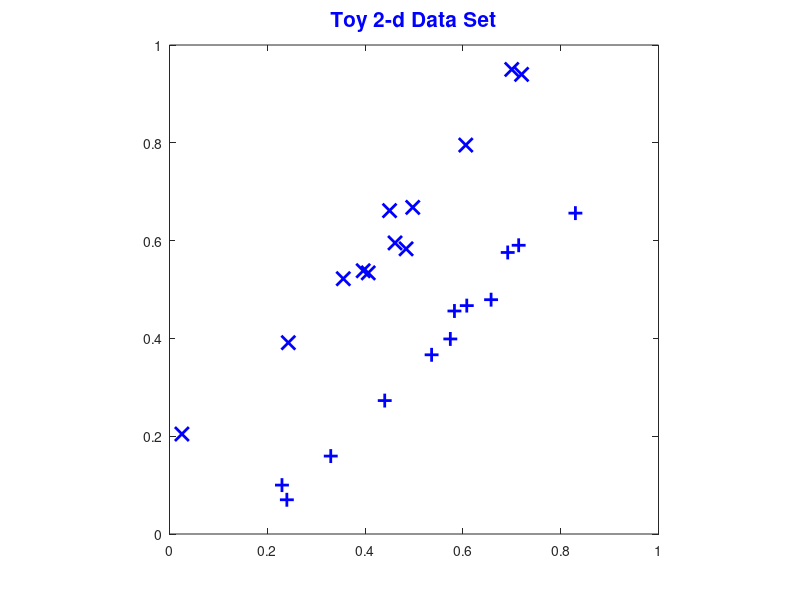

Write MATLAB code to recreate this figure. (Note: this script raises an error after producing the figure.)
disp('Running MATLAB script file ModesOfVarEg2d.m') ;
%
%    Makes 2d toy example demonstrating modes of variation
%    Raw Data
%    PCA Continuous Mode, Projected Mode, Equally Spaced Mode 
%    Mean Diff Continuous Mode, Projected Mode, Equally Spaced Mode 
%    DWD Continuous Mode, Projected Mode, Equally Spaced Mode 
%


%  Generate toy data
%
rng(64198246) ;
rng(64194709) ;
mu1 = [0.55; 0.4] ;
mu2 = [0.45; 0.6] ;
sig = [[0.03 ; 0.0295],[0.0295 ; 0.03]] ;
sigr = sqrtm(sig) ;
n1 = 10 ;
n2 = 10 ;
mdata1 = mu1 * ones(1,n1) + sigr * randn(2,n1) ;
mdata1 = [mdata1 [0.23; 0.1] [0.24; 0.07]] ;
mdata2 = mu2 * ones(1,n2) + sigr * randn(2,n2) ;
mdata2 = [mdata2 [0.70; 0.95] [0.72; 0.94]] ;


%  Make Raw Data Plot
%
figure(1) ;
clf ;
plot(mdata1(1,:),mdata1(2,:),'b+','LineWidth',2,'MarkerSize',10) ;
  hold on ;
    plot(mdata2(1,:),mdata2(2,:),'bx','LineWidth',2,'MarkerSize',10) ;
    title('Toy 2-d Data Set','FontSize',15,'Color','b') ;
  hold off ;
axis([0 1 0 1]) ;
axis square ;
print('-dpng','MOV2dRawData.png') ;


%  Compute PC1 Quantities
%
paramstruct = struct('npc',1, ...
                     'viout',[0 1 1 0 1],...
                     'iscreenwrite',1) ;
outstruct = pcaSM([mdata1 mdata2],paramstruct) ;
  meigvec = getfield(outstruct,'meigvec') ;
  vmean = getfield(outstruct,'vmean') ;
  mpc = getfield(outstruct,'mpc') ;
movcontends = [[vmean + meigvec] [vmean - meigvec]] ;
movproj = vmean + meigvec * mpc ;
esgrid = linspace(-1,1,21) ;
moves = vmean + meigvec * esgrid ;


%  Plot PC1 Mode - Continuous
%
figure(2) ;
clf ;
plot(mdata1(1,:),mdata1(2,:),'b+','LineWidth',2,'MarkerSize',10) ;
  hold on ;
    plot(mdata2(1,:),mdata2(2,:),'bx','LineWidth',2,'MarkerSize',10) ;
    plot(vmean(1),vmean(2),'ks','LineWidth',2,'MarkerSize',15) ;
    plot(movcontends(1,:),movcontends(2,:),'k-','LineWidth',4) ;
    title('Toy 2-d Data Set','FontSize',15,'Color','b') ;
    text(0.1,0.9,'PC1 Mode of Variation','FontSize',12) ;
    text(0.1,0.8,'Continuous','FontSize',12) ;
  hold off ;
axis([0 1 0 1]) ;
axis square ;
print('-dpng','MOV2dPC1-Cont.png') ;


%  Plot PC1 Mode - Projected
%
figure(3) ;
clf ;
plot(mdata1(1,:),mdata1(2,:),'b+','LineWidth',2,'MarkerSize',10) ;
  hold on ;
    plot(mdata2(1,:),mdata2(2,:),'bx','LineWidth',2,'MarkerSize',10) ;
    plot(vmean(1),vmean(2),'ks','LineWidth',2,'MarkerSize',15) ;
    plot(movcontends(1,:),movcontends(2,:),'k-','LineWidth',1) ;
    plot(movproj(1,1:(n1 + 2)),movproj(2,1:(n1 + 2)), ...
                       'b+','LineWidth',2,'MarkerSize',10) ;
    plot(movproj(1,(n1 + 3):(n1 + n2 + 4)), ...
                       movproj(2,(n1 + 3):(n1 + n2 + 4)), ...
                       'bx','LineWidth',2,'MarkerSize',10) ;
    plot([mdata1(1,:); movproj(1,1:(n1 + 2))], ...
         [mdata1(2,:); movproj(2,1:(n1 + 2))],'b-','LineWidth',1) ;
    plot([mdata2(1,:); movproj(1,(n1 + 3):(n1 + n2 + 4))], ...
         [mdata2(2,:); movproj(2,(n1 + 3):(n1 + n2 + 4))],'b-','LineWidth',1) ;
    title('Toy 2-d Data Set','FontSize',15,'Color','b') ;
    text(0.1,0.9,'PC1 Mode of Variation','FontSize',12) ;
    text(0.1,0.8,'Projected','FontSize',12,'Color','b') ;
  hold off ;
axis([0 1 0 1]) ;
axis square ;
print('-dpng','MOV2dPC1-Proj.png') ;


%  Plot PC1 Mode - Equally Spaced
%
figure(4) ;
clf ;
plot(mdata1(1,:),mdata1(2,:),'b+','LineWidth',2,'MarkerSize',10) ;
  hold on ;
    plot(mdata2(1,:),mdata2(2,:),'bx','LineWidth',2,'MarkerSize',10) ;
    plot(vmean(1),vmean(2),'ks','LineWidth',2,'MarkerSize',15) ;
    plot(movcontends(1,:),movcontends(2,:),'k-','LineWidth',1) ;
    plot(moves(1,:),moves(2,:),'go','LineWidth',2,'MarkerSize',10) ;
    title('Toy 2-d Data Set','FontSize',15,'Color','b') ;
    text(0.1,0.9,'PC1 Mode of Variation','FontSize',12) ;
    text(0.1,0.8,'Equally Spaced','FontSize',12,'Color','g') ;
  hold off ;
axis([0 1 0 1]) ;
axis square ;
print('-dpng','MOV2dPC1-EqSp.png') ;


%  Compute MD Quantities
%
vmean1 = mean(mdata1,2) ;
vmean2 = mean(mdata2,2) ;
vmean = mean([vmean1 vmean2],2) ;
vmd = vmean1 - vmean2 ;
vmd = vmd / norm(vmd) ;
movcontends = [[vmean + vmd] [vmean - vmd]] ;
vcoeff1 = vmd' * (mdata1 - vmean * ones(1,n1 + 2)) ;
movproj1 = vmean + vmd * vcoeff1 ;
vcoeff2 = vmd' * (mdata2 - vmean * ones(1,n2 + 2)) ;
movproj2 = vmean + vmd * vcoeff2 ;
esgrid = linspace(-1,1,21) ;
moves = vmean + vmd * esgrid ;


%  Plot MD Mode - Continuous
%
figure(5) ;
clf ;
plot(mdata1(1,:),mdata1(2,:),'b+','LineWidth',2,'MarkerSize',10) ;
  hold on ;
    plot(mdata2(1,:),mdata2(2,:),'bx','LineWidth',2,'MarkerSize',10) ;
    plot(vmean(1),vmean(2),'ks','LineWidth',2,'MarkerSize',15) ;
    plot(vmean1(1),vmean1(2),'bd','LineWidth',2,'MarkerSize',15) ;
    plot(vmean2(1),vmean2(2),'bd','LineWidth',2,'MarkerSize',15) ;
    plot(movcontends(1,:),movcontends(2,:),'k-','LineWidth',4) ;
    title('Toy 2-d Data Set','FontSize',15,'Color','b') ;
    text(0.1,0.9,'MD Mode of Variation','FontSize',12) ;
    text(0.1,0.8,'Continuous','FontSize',12) ;
  hold off ;
axis([0 1 0 1]) ;
axis square ;
print('-dpng','MOV2dMD-Cont.png') ;


%  Plot MD Mode - Projected
%
figure(6) ;
clf ;
plot(mdata1(1,:),mdata1(2,:),'b+','LineWidth',2,'MarkerSize',10) ;
  hold on ;
    plot(mdata2(1,:),mdata2(2,:),'bx','LineWidth',2,'MarkerSize',10) ;
    plot(vmean(1),vmean(2),'ks','LineWidth',2,'MarkerSize',15) ;
    plot(vmean1(1),vmean1(2),'bd','LineWidth',2,'MarkerSize',15) ;
    plot(vmean2(1),vmean2(2),'bd','LineWidth',2,'MarkerSize',15) ;
    plot(movcontends(1,:),movcontends(2,:),'k-','LineWidth',1) ;
    plot(movproj1(1,:),movproj1(2,:),'b+','LineWidth',2,'MarkerSize',10) ;
    plot(movproj2(1,:),movproj2(2,:),'bx','LineWidth',2,'MarkerSize',10) ;
    plot([mdata1(1,:); movproj1(1,:)], ...
         [mdata1(2,:); movproj1(2,:)],'b-','LineWidth',1) ;
    plot([mdata2(1,:); movproj2(1,:)], ...
         [mdata2(2,:); movproj2(2,:)],'b-','LineWidth',1) ;
    title('Toy 2-d Data Set','FontSize',15,'Color','b') ;
    text(0.1,0.9,'MD Mode of Variation','FontSize',12) ;
    text(0.1,0.8,'Projected','FontSize',12,'Color','b') ;
  hold off ;
axis([0 1 0 1]) ;
axis square ;
print('-dpng','MOV2dMD-Proj.png') ;


%  Plot MD Mode - Equally Spaced
%
figure(7) ;
clf ;
plot(mdata1(1,:),mdata1(2,:),'b+','LineWidth',2,'MarkerSize',10) ;
  hold on ;
    plot(mdata2(1,:),mdata2(2,:),'bx','LineWidth',2,'MarkerSize',10) ;
    plot(vmean(1),vmean(2),'ks','LineWidth',2,'MarkerSize',15) ;
    plot(vmean1(1),vmean1(2),'bd','LineWidth',2,'MarkerSize',15) ;
    plot(vmean2(1),vmean2(2),'bd','LineWidth',2,'MarkerSize',15) ;
    plot(movcontends(1,:),movcontends(2,:),'k-','LineWidth',1) ;
    plot(moves(1,:),moves(2,:),'go','LineWidth',2,'MarkerSize',10) ;
    title('Toy 2-d Data Set','FontSize',15,'Color','b') ;
    text(0.1,0.9,'MD Mode of Variation','FontSize',12) ;
    text(0.1,0.8,'Equally Spaced','FontSize',12,'Color','g') ;
  hold off ;
axis([0 1 0 1]) ;
axis square ;
print('-dpng','MOV2dMD-EqSp.png') ;


%  Compute DWD Quantities
%
vmean = mean([mdata1 mdata2],2) ;
vdwd = DWD2XQ(mdata1,mdata2) ;
movcontends = [[vmean + vdwd] [vmean - vdwd]] ;
vcoeff1 = vdwd' * (mdata1 - vmean * ones(1,n1 + 2)) ;
movproj1 = vmean + vdwd * vcoeff1 ;
vcoeff2 = vdwd' * (mdata2 - vmean * ones(1,n2 + 2)) ;
movproj2 = vmean + vdwd * vcoeff2 ;
esgrid = linspace(-1,1,21) ;
moves = vmean + vdwd * esgrid ;


%  Plot DWD Mode - Continuous
%
figure(8) ;
clf ;
plot(mdata1(1,:),mdata1(2,:),'b+','LineWidth',2,'MarkerSize',10) ;
  hold on ;
    plot(mdata2(1,:),mdata2(2,:),'bx','LineWidth',2,'MarkerSize',10) ;
    plot(vmean(1),vmean(2),'ks','LineWidth',2,'MarkerSize',15) ;
    plot(movcontends(1,:),movcontends(2,:),'k-','LineWidth',4) ;
    title('Toy 2-d Data Set','FontSize',15,'Color','b') ;
    text(0.1,0.9,'DWD Mode of Variation','FontSize',12) ;
    text(0.1,0.8,'Continuous','FontSize',12) ;
  hold off ;
axis([0 1 0 1]) ;
axis square ;
print('-dpng','MOV2dDWD-Cont.png') ;


%  Plot DWD Mode - Projected
%
figure(9) ;
clf ;
plot(mdata1(1,:),mdata1(2,:),'b+','LineWidth',2,'MarkerSize',10) ;
  hold on ;
    plot(mdata2(1,:),mdata2(2,:),'bx','LineWidth',2,'MarkerSize',10) ;
    plot(vmean(1),vmean(2),'ks','LineWidth',2,'MarkerSize',15) ;
    plot(movcontends(1,:),movcontends(2,:),'k-','LineWidth',1) ;
    plot(movproj1(1,:),movproj1(2,:),'b+','LineWidth',2,'MarkerSize',10) ;
    plot(movproj2(1,:),movproj2(2,:),'bx','LineWidth',2,'MarkerSize',10) ;
    plot([mdata1(1,:); movproj1(1,:)], ...
         [mdata1(2,:); movproj1(2,:)],'b-','LineWidth',1) ;
    plot([mdata2(1,:); movproj2(1,:)], ...
         [mdata2(2,:); movproj2(2,:)],'b-','LineWidth',1) ;
    title('Toy 2-d Data Set','FontSize',15,'Color','b') ;
    text(0.1,0.9,'DWD Mode of Variation','FontSize',12) ;
    text(0.1,0.8,'Projected','FontSize',12,'Color','b') ;
  hold off ;
axis([0 1 0 1]) ;
axis square ;
print('-dpng','MOV2dDWD-Proj.png') ;


%  Plot DWD Mode - Equally Spaced
%
figure(10) ;
clf ;
plot(mdata1(1,:),mdata1(2,:),'b+','LineWidth',2,'MarkerSize',10) ;
  hold on ;
    plot(mdata2(1,:),mdata2(2,:),'bx','LineWidth',2,'MarkerSize',10) ;
    plot(vmean(1),vmean(2),'ks','LineWidth',2,'MarkerSize',15) ;
    plot(movcontends(1,:),movcontends(2,:),'k-','LineWidth',1) ;
    plot(moves(1,:),moves(2,:),'go','LineWidth',2,'MarkerSize',10) ;
    title('Toy 2-d Data Set','FontSize',15,'Color','b') ;
    text(0.1,0.9,'DWD Mode of Variation','FontSize',12) ;
    text(0.1,0.8,'Equally Spaced','FontSize',12,'Color','g') ;
  hold off ;
axis([0 1 0 1]) ;
axis square ;
print('-dpng','MOV2dDWD-EqSp.png') ;


